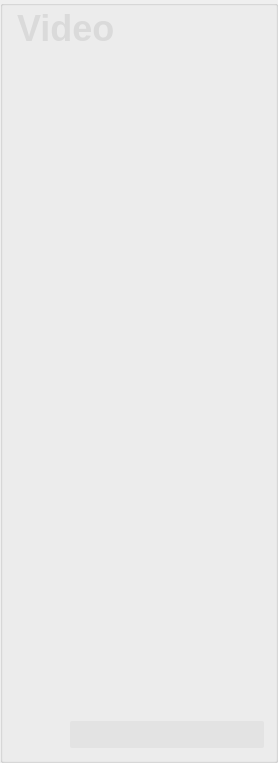
          <widget class="QGroupBox" name="groupBox_201">
           <property name="styleSheet">
            <string notr="true">#groupBox_201{
background-color: rgba(95, 95, 95, 200);
border: 0px solid #42adff;
border-left: 1px solid rgba(200, 200, 200,100);
border-right: 0px solid rgba(29, 83, 185, 255);
border-radius:0px;}</string>
           </property>
           <property name="title">
            <string/>
           </property>
           <layout class="QVBoxLayout" name="verticalLayout_4" stretch="0,0,0">
            <property name="topMargin">
             <number>0</number>
            </property>
            <property name="bottomMargin">
             <number>0</number>
            </property>
            <item>
             <widget class="QGroupBox" name="groupBox_3">
              <property name="minimumSize">
               <size>
                <width>0</width>
                <height>42</height>
               </size>
              </property>
              <property name="maximumSize">
               <size>
                <width>16777215</width>
                <height>42</height>
               </size>
              </property>
              <property name="styleSheet">
               <string notr="true">#groupBox_3{
border: 0px solid #42adff;
border-radius:0px;}</string>
              </property>
              <property name="title">
               <string/>
              </property>
              <layout class="QHBoxLayout" name="horizontalLayout_6">
               <property name="leftMargin">
                <number>0</number>
               </property>
               <property name="topMargin">
                <number>0</number>
               </property>
               <property name="rightMargin">
                <number>0</number>
               </property>
               <property name="bottomMargin">
                <number>0</number>
               </property>
               <item>
                <widget class="QLabel" name="label_6">
                 <property name="minimumSize">
                  <size>
                   <width>0</width>
                   <height>0</height>
                  </size>
                 </property>
                 <property name="maximumSize">
                  <size>
                   <width>16777215</width>
                   <height>40</height>
                  </size>
                 </property>
                 <property name="styleSheet">
                  <string notr="true">QLabel
{
	font-size: 36px;
	font-family: &quot;Microsoft YaHei&quot;;
	font-weight: bold;
 		border-radius:9px;
		background:rgba(66, 195, 255, 0);
color: rgb(218, 218, 218);
}
</string>
                 </property>
                 <property name="text">
                  <string>Video</string>
                 </property>
                </widget>
               </item>
               <item>
                <spacer name="horizontalSpacer_14">
                 <property name="orientation">
                  <enum>Qt::Horizontal</enum>
                 </property>
                 <property name="sizeHint" stdset="0">
                  <size>
                   <width>40</width>
                   <height>20</height>
                  </size>
                 </property>
                </spacer>
               </item>
               <item>
                <widget class="QLabel" name="fps_label">
                 <property name="minimumSize">
                  <size>
                   <width>100</width>
                   <height>40</height>
                  </size>
                 </property>
                 <property name="maximumSize">
                  <size>
                   <width>100</width>
                   <height>40</height>
                  </size>
                 </property>
                 <property name="styleSheet">
                  <string notr="true">QLabel
{
	font-size: 20px;
	font-family: &quot;Microsoft YaHei&quot;;
	font-weight: bold;
 		border-radius:9px;
		background:rgba(66, 195, 255, 0);
color: rgb(218, 218, 218);
}
</string>
                 </property>
                 <property name="text">
                  <string/>
                 </property>
                 <property name="alignment">
                  <set>Qt::AlignCenter</set>
                 </property>
                </widget>
               </item>
              </layout>
             </widget>
            </item>
            <item>
             <widget class="QSplitter" name="splitter">
              <property name="enabled">
               <bool>true</bool>
              </property>
              <property name="styleSheet">
               <string notr="true">#splitter::handle{background: 1px solid  rgba(200, 200, 200,100);}</string>
              </property>
              <property name="frameShape">
               <enum>QFrame::NoFrame</enum>
              </property>
              <property name="lineWidth">
               <number>10</number>
              </property>
              <property name="orientation">
               <enum>Qt::Horizontal</enum>
              </property>
              <property name="handleWidth">
               <number>1</number>
              </property>
              <widget class="Label_click_Mouse" name="out_video">
               <property name="enabled">
                <bool>true</bool>
               </property>
               <property name="sizePolicy">
                <sizepolicy hsizetype="Ignored" vsizetype="Ignored">
                 <horstretch>0</horstretch>
                 <verstretch>0</verstretch>
                </sizepolicy>
               </property>
               <property name="minimumSize">
                <size>
                 <width>200</width>
                 <height>650</height>
                </size>
               </property>
               <property name="font">
                <font>
                 <family>微软雅黑</family>
                 <pointsize>36</pointsize>
                </font>
               </property>
               <property name="cursor">
                <cursorShape>ArrowCursor</cursorShape>
               </property>
               <property name="styleSheet">
                <string notr="true">color: rgb(218, 218, 218);
</string>
               </property>
               <property name="text">
                <string/>
               </property>
               <property name="scaledContents">
                <bool>false</bool>
               </property>
               <property name="alignment">
                <set>Qt::AlignCenter</set>
               </property>
              </widget>
             </widget>
            </item>
            <item>
             <layout class="QHBoxLayout" name="horizontalLayout_12">
              <property name="rightMargin">
               <number>0</number>
              </property>
              <item>
               <widget class="QPushButton" name="runButton">
                <property name="minimumSize">
                 <size>
                  <width>50</width>
                  <height>50</height>
                 </size>
                </property>
                <property name="maximumSize">
                 <size>
                  <width>16777215</width>
                  <height>16777215</height>
                 </size>
                </property>
                <property name="toolTip">
                 <string>enable detector</string>
                </property>
                <property name="styleSheet">
                 <string notr="true">QPushButton {
border-style: solid;
border-width: 0px;
border-radius: 0px;
background-color: rgba(223, 223, 223, 0);
}
QPushButton::focus{outline: none;}
QPushButton::hover {
border-style: solid;
border-width: 0px;
border-radius: 0px;
background-color: rgba(223, 223, 223, 150);}</string>
                </property>
                <property name="text">
                 <string/>
                </property>
                <property name="icon">
                 <iconset resource="../apprcc.qrc">
                  <normaloff>:/img/icon/运行.png</normaloff>
                  <normalon>:/img/icon/暂停.png</normalon>
                  <disabledoff>:/img/icon/运行.png</disabledoff>
                  <disabledon>:/img/icon/暂停.png</disabledon>
                  <activeoff>:/img/icon/运行.png</activeoff>
                  <activeon>:/img/icon/暂停.png</activeon>
                  <selectedoff>:/img/icon/运行.png</selectedoff>
                  <selectedon>:/img/icon/暂停.png</selectedon>:/img/icon/运行.png</iconset>
                </property>
                <property name="iconSize">
                 <size>
                  <width>40</width>
                  <height>40</height>
                 </size>
                </property>
                <property name="checkable">
                 <bool>true</bool>
                </property>
               </widget>
              </item>
              <item>
               <widget class="QProgressBar" name="progressBar">
                <property name="maximumSize">
                 <size>
                  <width>16777215</width>
                  <height>16777215</height>
                 </size>
                </property>
                <property name="styleSheet">
                 <string notr="true">QProgressBar{ color: rgb(255, 255, 255); font:12pt; border-radius:2px; text-align:center; border:none; background-color: rgba(215, 215, 215,100);} 
QProgressBar:chunk{ border-radius:0px; background: rgba(55, 55, 55, 200);}</string>
                </property>
                <property name="maximum">
                 <number>1000</number>
                </property>
                <property name="value">
                 <number>0</number>
                </property>
                <property name="textVisible">
                 <bool>false</bool>
                </property>
               </widget>
              </item>
             </layout>
            </item>
           </layout>
          </widget>
